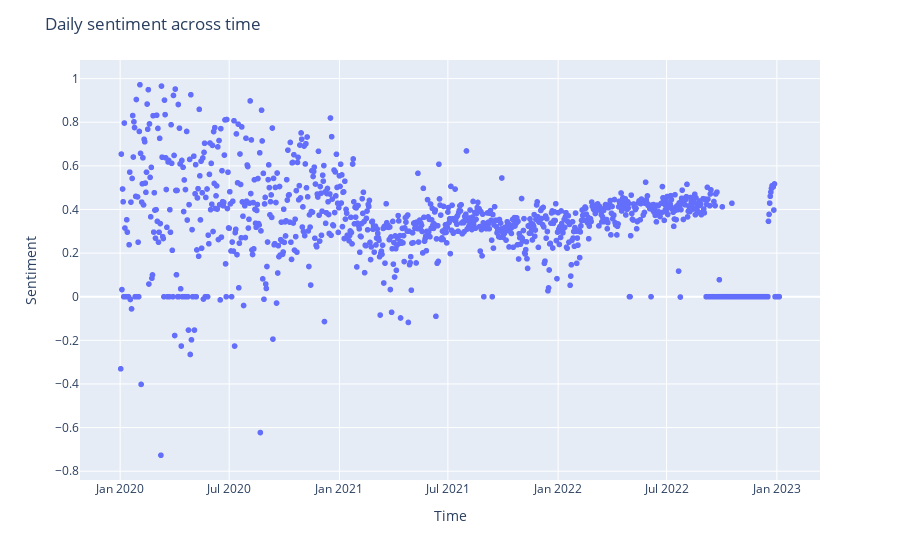

This figure's notebook cell:
### Code cell
import plotly.express as px

fig = px.scatter(x=datem, y=sentim)
fig.update_layout(
    title="Daily sentiment across time",
    xaxis_title="Time",
    yaxis_title="Sentiment",
    # font=dict(
    #     family="Courier New, monospace",
    #     size=18,
    #     color="RebeccaPurple"
    # )
)
fig.show()

### Figure 1 — Plotly figure (JSON) as saved in the notebook; plotly's stock layout.template omitted (floating-point values rounded to 4 significant figures; data arrays with more than 128 entries replaced by an {"elided": "..."} marker saying what was removed)
{"data": [{"hovertemplate": "x=%{x}<br>y=%{y}<extra></extra>", "legendgroup": "", "marker": {"color": "#636efa", "symbol": "circle"}, "mode": "markers", "name": "", "showlegend": false, "type": "scattergl", "x": {"elided": "1100 str values"}, "xaxis": "x", "y": {"elided": "1100 float values"}, "yaxis": "y"}], "layout": {"legend": {"tracegroupgap": 0}, "margin": {"t": 60}, "title": {"text": "Daily sentiment across time"}, "xaxis": {"anchor": "y", "domain": [0, 1], "title": {"text": "Time"}}, "yaxis": {"anchor": "x", "domain": [0, 1], "title": {"text": "Sentiment"}}}}
